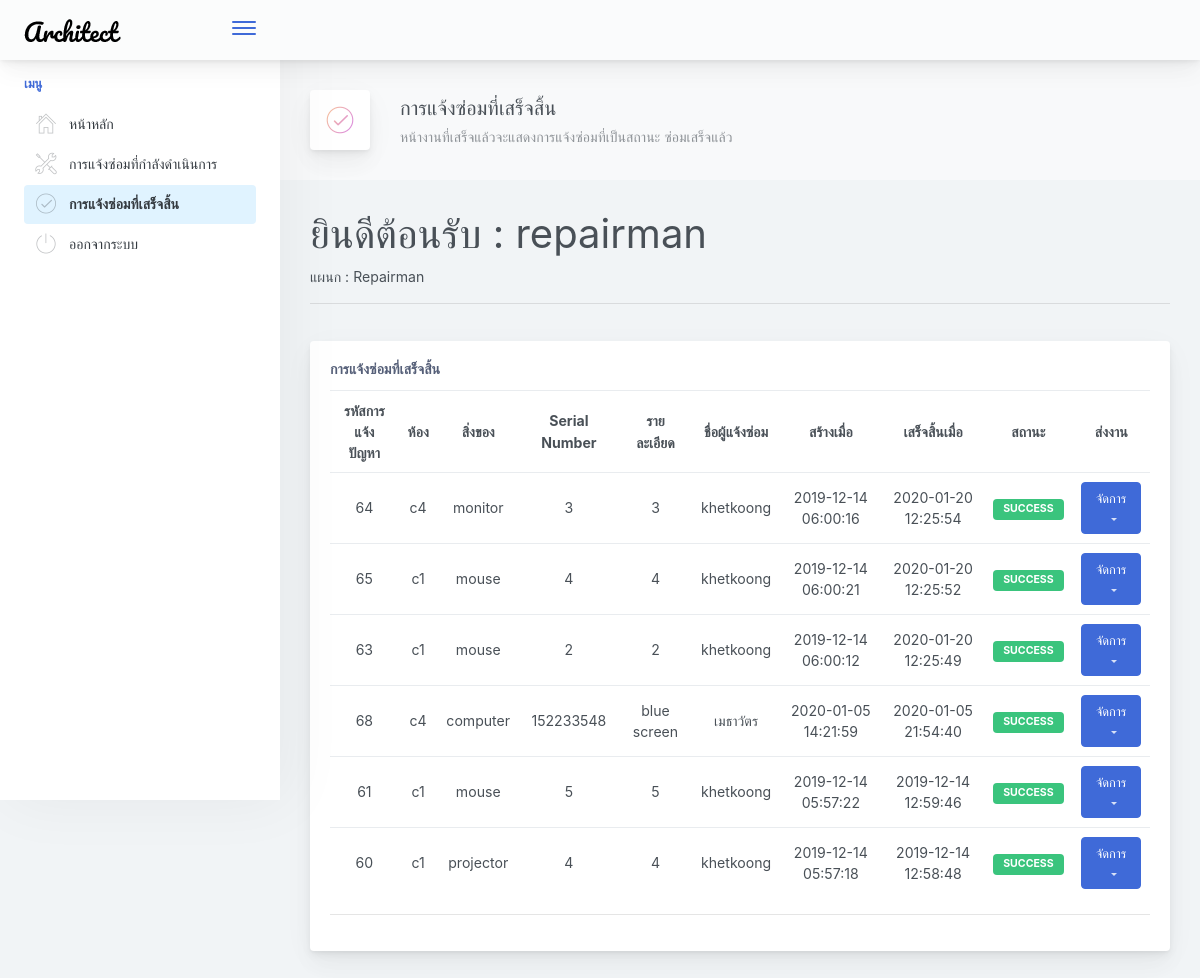
/repairman/success_job.php (signed in), run on an earlier commit of the app's database.
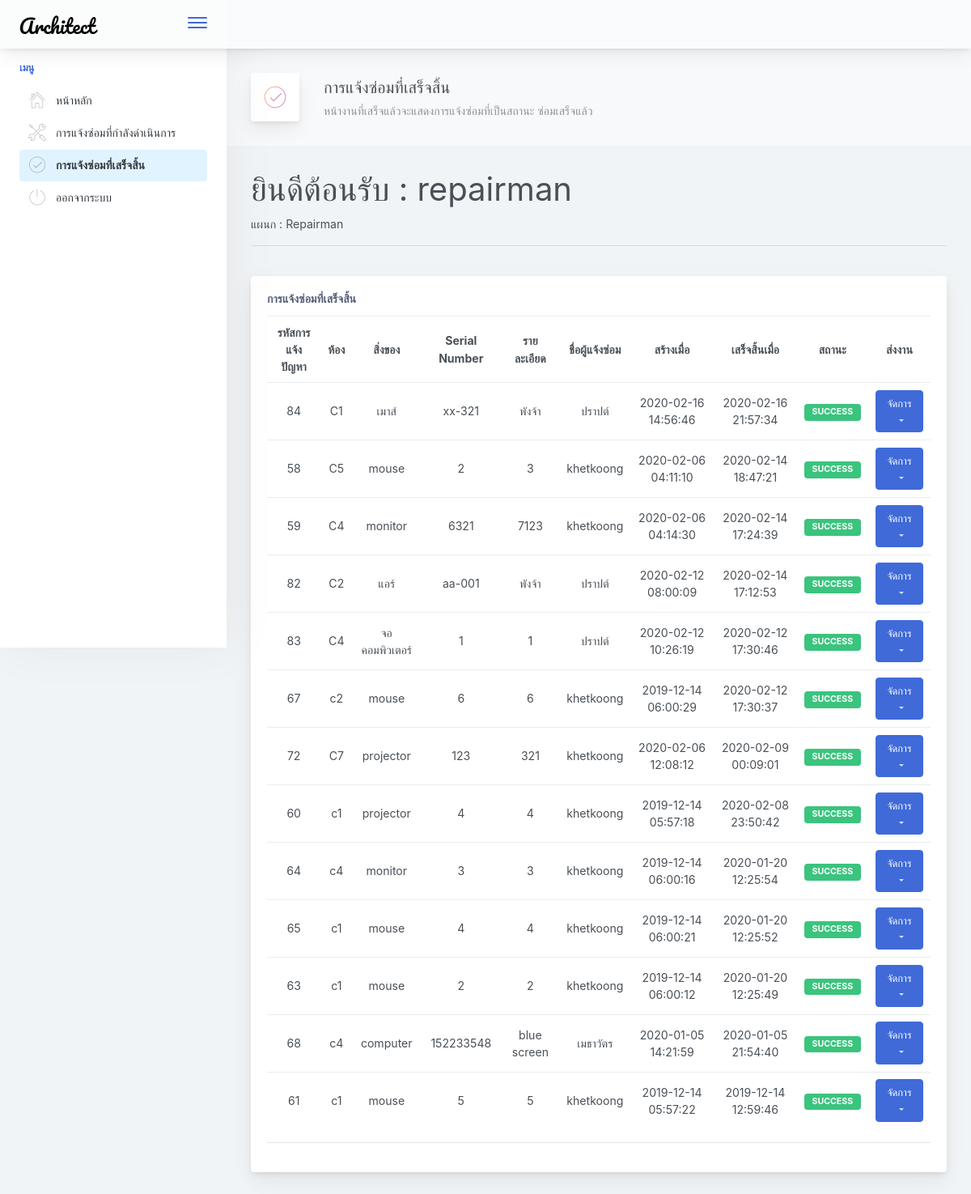
And on a later commit of the database.
### tables this page shows
CREATE TABLE `ticket` (
  `id` int(11) NOT NULL,
  `room` varchar(30) NOT NULL,
  `item` varchar(30) NOT NULL,
  `serial_num` varchar(20) NOT NULL,
  `detail` text NOT NULL,
  `submitted_name` varchar(30) NOT NULL,
  `user_id` varchar(20) NOT NULL,
  `repairman` varchar(30) DEFAULT NULL,
  `repairman_id` varchar(30) DEFAULT NULL,
  `job_status` enum('waiting','success','pending') NOT NULL DEFAULT 'waiting',
  `created_at` timestamp NOT NULL DEFAULT CURRENT_TIMESTAMP,
  `pending_at` datetime DEFAULT NULL,
  `success_at` datetime DEFAULT NULL,
  `success_at_date` varchar(2) DEFAULT NULL,
  `isRate` tinyint(1) NOT NULL DEFAULT '0'
);

### repairman/success_job.php (the view, shortened to what the changed rows need)
<?php
require '../connect.php';
?>
<!doctype html>
<html lang="en">
<head>
    <link href="../main.css" rel="stylesheet">
</head>
<body>
    <div class="app-container app-theme-white body-tabs-shadow fixed-sidebar fixed-header">
        <div class="app-main">
            <div class="app-main__outer">
                <div class="app-main__inner">
                    <?php echo "<h1>ยินดีต้อนรับ : " . $_SESSION['name'] . "</h1>" ?>
                    <?php echo "แผนก : " . $_SESSION['department'] . "" ?><br />
                    <br />
                    <div class="main-card mb-3 card">
                        <div class="card-body">
                            <?php
                            $sql = "SELECT id, room, item, serial_num, detail, submitted_name, created_at, success_at, job_status FROM ticket WHERE job_status = 'success' ORDER BY success_at DESC";
                            $result = $dbcon->query($sql);
                            if ($result->num_rows > 0) {
                                echo "<table class='mb-0 table table-hover'>";
                                echo "<tr align='center'>";
                                echo "<th>รหัสการแจ้งปัญหา</th>";
                                echo "<th>ห้อง</th>";
                                echo "<th>สิ่งของ</th>";
                                echo "<th>Serial Number</th>";
                                echo "<th>รายละเอียด</th>";
                                echo "<th>ชื่อผู้แจ้งซ่อม</th>";
                                echo "<th>สร้างเมื่อ</th>";
                                echo "<th>เสร็จสิ้นเมื่อ</th>";
                                echo "<th>สถานะ</th>";
                                echo "<th>ส่งงาน</th>";
                                echo "</tr>";
                                while ($row = $result->fetch_assoc()) {
                                    echo "<tr align='center'>";
                                    echo "<td>" . $row["id"] . "</td>";
                                    echo "<td>" . $row["room"] . "</td>";
                                    echo "<td>" . $row["item"] . "</td>";
                                    echo "<td>" . $row["serial_num"] . "</td>";
                                    echo "<td>" . $row["detail"] . "</td>";
                                    echo "<td>" . $row["submitted_name"] . "</td>";
                                    echo "<td>" . $row["created_at"] . "</td>";
                                    echo "<td>" . $row["success_at"] . "</td>";
                                    echo "<td>" . "<div class='badge badge-success'>" . $row["job_status"] . "</div>" . "</td>";
                                    echo "<td><div class='dropdown d-inline-block'>
                            <button type='button' aria-haspopup='true' aria-expanded='false' data-toggle='dropdown' class='dropdown-toggle btn btn-primary'>จัดการ</button>
                            <div tabindex='-1' role='menu' aria-hidden='true' class='dropdown-menu'>
                                <form action='detail.php' method='post'>
                                    <input type='hidden' name='id' value='" . $row['id'] . "'>
                                    <button type='submit' tabindex='0' class='dropdown-item'>ดูรายละเอียด</button>
                                </form>
                            </div>
                            </div>
                            </td>";
                                    echo "</tr>";
                                }
                                echo "</table>";
                            } else {
                                echo "Have no job now <br />";
                            }
                            ?>
                        </div>
                    </div>
                </div>
            </div>
        </div>
</body>
</html>

What changed in the data, as far as the page shows it:
added ticket: id "84", room "C1", item "เมาส์", serial_num "xx-321", detail "พังจ้า", submitted_name "ปราปต์", created_at "2020-02-16 14:56:46", success_at "2020-02-16 21:57:34", job_status "SUCCESS"
now on this page (row edited): ticket: id "58", room "C5", item "mouse", serial_num "2", detail "3", submitted_name "khetkoong", created_at "2020-02-06 04:11:10", success_at "2020-02-14 18:47:21", job_status "SUCCESS"
now on this page (row edited): ticket: id "59", room "C4", item "monitor", serial_num "6321", detail "7123", submitted_name "khetkoong", created_at "2020-02-06 04:14:30", success_at "2020-02-14 17:24:39", job_status "SUCCESS"
added ticket: id "82", room "C2", item "แอร์", serial_num "aa-001", detail "พังจ้า", submitted_name "ปราปต์", created_at "2020-02-12 08:00:09", success_at "2020-02-14 17:12:53", job_status "SUCCESS"
added ticket: id "83", room "C4", item "จอคอมพิวเตอร์", serial_num "1", detail "1", submitted_name "ปราปต์", created_at "2020-02-12 10:26:19", success_at "2020-02-12 17:30:46", job_status "SUCCESS"
now on this page (row edited): ticket: id "67", room "c2", item "mouse", serial_num "6", detail "6", submitted_name "khetkoong", created_at "2019-12-14 06:00:29", success_at "2020-02-12 17:30:37", job_status "SUCCESS"
now on this page (row edited): ticket: id "72", room "C7", item "projector", serial_num "123", detail "321", submitted_name "khetkoong", created_at "2020-02-06 12:08:12", success_at "2020-02-09 00:09:01", job_status "SUCCESS"
changed ticket id 60: success_at "2019-12-14 12:58:48" → "2020-02-08 23:50:42"; moves up the list
